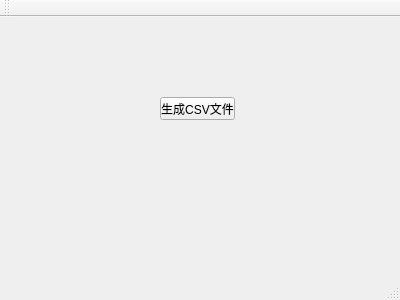
<?xml version="1.0" encoding="UTF-8"?>
<ui version="4.0">
 <class>MainWindow</class>
 <widget class="QMainWindow" name="MainWindow">
  <property name="geometry">
   <rect>
    <x>0</x>
    <y>0</y>
    <width>400</width>
    <height>300</height>
   </rect>
  </property>
  <property name="windowTitle">
   <string>MainWindow</string>
  </property>
  <widget class="QWidget" name="centralWidget">
   <widget class="QPushButton" name="CSVButton">
    <property name="geometry">
     <rect>
      <x>160</x>
      <y>80</y>
      <width>75</width>
      <height>23</height>
     </rect>
    </property>
    <property name="text">
     <string>生成CSV文件</string>
    </property>
   </widget>
  </widget>
  <widget class="QMenuBar" name="menuBar">
   <property name="geometry">
    <rect>
     <x>0</x>
     <y>0</y>
     <width>400</width>
     <height>23</height>
    </rect>
   </property>
  </widget>
  <widget class="QToolBar" name="mainToolBar">
   <attribute name="toolBarArea">
    <enum>TopToolBarArea</enum>
   </attribute>
   <attribute name="toolBarBreak">
    <bool>false</bool>
   </attribute>
  </widget>
  <widget class="QStatusBar" name="statusBar"/>
 </widget>
 <layoutdefault spacing="6" margin="11"/>
 <resources/>
 <connections/>
</ui>
